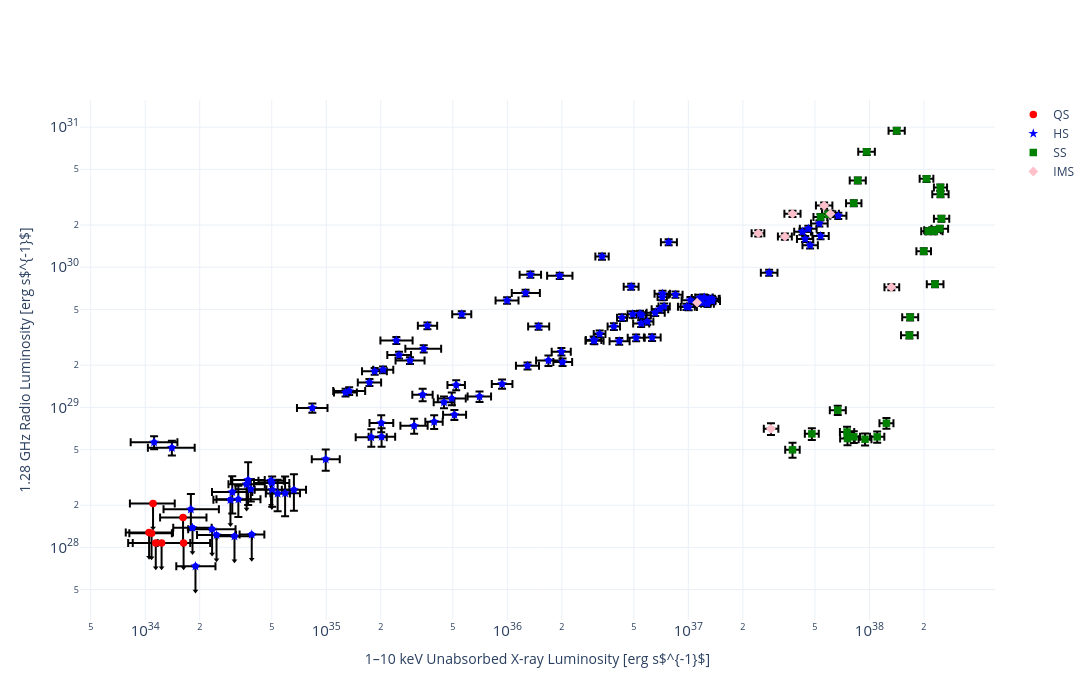

The cell this chart's notebook holds for it:
### Code cell
plot_Lr_Lx_plotly(interpolated_data, colourby="state")

### Figure 1 — Plotly figure (JSON) as saved in the notebook; plotly's stock layout.template omitted (floating-point values rounded to 4 significant figures; data arrays with more than 128 entries replaced by an {"elided": "..."} marker saying what was removed)
{"data": [{"error_x": {"array": {"elided": "138 float values"}, "arrayminus": {"elided": "138 float values"}, "color": "black", "symmetric": false, "type": "data", "visible": true}, "error_y": {"array": {"elided": "138 float values"}, "color": "black", "type": "data", "visible": true}, "hoverinfo": "skip", "marker": {"color": "blue", "size": 0}, "mode": "markers", "showlegend": false, "type": "scatter", "x": {"elided": "138 float values"}, "y": {"elided": "138 float values"}}, {"error_y": {"arrayminus": [4.248e+27], "color": "black", "type": "data", "visible": true, "width": 0}, "hoverinfo": "skip", "marker": {"color": "blue", "size": 0}, "mode": "markers", "showlegend": false, "type": "scatter", "x": [1.05e+34], "y": [1.274e+28]}, {"hoverinfo": "skip", "marker": {"color": "black", "size": 5, "symbol": "triangle-down"}, "mode": "markers", "showlegend": false, "type": "scatter", "x": [1.05e+34], "y": [8.496e+27]}, {"error_y": {"arrayminus": [4.208e+27], "color": "black", "type": "data", "visible": true, "width": 0}, "hoverinfo": "skip", "marker": {"color": "blue", "size": 0}, "mode": "markers", "showlegend": false, "type": "scatter", "x": [1.084e+34], "y": [1.262e+28]}, {"hoverinfo": "skip", "marker": {"color": "black", "size": 5, "symbol": "triangle-down"}, "mode": "markers", "showlegend": false, "type": "scatter", "x": [1.084e+34], "y": [8.416e+27]}, {"error_y": {"arrayminus": [6.863e+27], "color": "black", "type": "data", "visible": true, "width": 0}, "hoverinfo": "skip", "marker": {"color": "blue", "size": 0}, "mode": "markers", "showlegend": false, "type": "scatter", "x": [1.104e+34], "y": [2.059e+28]}, {"hoverinfo": "skip", "marker": {"color": "black", "size": 5, "symbol": "triangle-down"}, "mode": "markers", "showlegend": false, "type": "scatter", "x": [1.104e+34], "y": [1.373e+28]}, {"error_y": {"arrayminus": [3.574e+27], "color": "black", "type": "data", "visible": true, "width": 0}, "hoverinfo": "skip", "marker": {"color": "blue", "size": 0}, "mode": "markers", "showlegend": false, "type": "scatter", "x": [1.231e+34], "y": [1.072e+28]}, {"hoverinfo": "skip", "marker": {"color": "black", "size": 5, "symbol": "triangle-down"}, "mode": "markers", "showlegend": false, "type": "scatter", "x": [1.231e+34], "y": [7.149e+27]}, {"error_y": {"arrayminus": [3.574e+27], "color": "black", "type": "data", "visible": true, "width": 0}, "hoverinfo": "skip", "marker": {"color": "blue", "size": 0}, "mode": "markers", "showlegend": false, "type": "scatter", "x": [1.629e+34], "y": [1.072e+28]}, {"hoverinfo": "skip", "marker": {"color": "black", "size": 5, "symbol": "triangle-down"}, "mode": "markers", "showlegend": false, "type": "scatter", "x": [1.629e+34], "y": [7.149e+27]}, {"error_y": {"arrayminus": [5.448e+27], "color": "black", "type": "data", "visible": true, "width": 0}, "hoverinfo": "skip", "marker": {"color": "blue", "size": 0}, "mode": "markers", "showlegend": false, "type": "scatter", "x": [1.618e+34], "y": [1.634e+28]}, {"hoverinfo": "skip", "marker": {"color": "black", "size": 5, "symbol": "triangle-down"}, "mode": "markers", "showlegend": false, "type": "scatter", "x": [1.618e+34], "y": [1.09e+28]}, {"error_y": {"arrayminus": [3.574e+27], "color": "black", "type": "data", "visible": true, "width": 0}, "hoverinfo": "skip", "marker": {"color": "blue", "size": 0}, "mode": "markers", "showlegend": false, "type": "scatter", "x": [1.143e+34], "y": [1.072e+28]}, {"hoverinfo": "skip", "marker": {"color": "black", "size": 5, "symbol": "triangle-down"}, "mode": "markers", "showlegend": false, "type": "scatter", "x": [1.143e+34], "y": [7.149e+27]}, {"error_y": {"arrayminus": [4.601e+27], "color": "black", "type": "data", "visible": true, "width": 0}, "hoverinfo": "skip", "marker": {"color": "blue", "size": 0}, "mode": "markers", "showlegend": false, "type": "scatter", "x": [1.824e+34], "y": [1.38e+28]}, {"hoverinfo": "skip", "marker": {"color": "black", "size": 5, "symbol": "triangle-down"}, "mode": "markers", "showlegend": false, "type": "scatter", "x": [1.824e+34], "y": [9.201e+27]}, {"error_y": {"arrayminus": [9.411e+27], "color": "black", "type": "data", "visible": true, "width": 0}, "hoverinfo": "skip", "marker": {"color": "blue", "size": 0}, "mode": "markers", "showlegend": false, "type": "scatter", "x": [3.631e+34], "y": [2.823e+28]}, {"hoverinfo": "skip", "marker": {"color": "black", "size": 5, "symbol": "triangle-down"}, "mode": "markers", "showlegend": false, "type": "scatter", "x": [3.631e+34], "y": [1.882e+28]}, {"error_y": {"arrayminus": [9.62e+27], "color": "black", "type": "data", "visible": true, "width": 0}, "hoverinfo": "skip", "marker": {"color": "blue", "size": 0}, "mode": "markers", "showlegend": false, "type": "scatter", "x": [5.004e+34], "y": [2.886e+28]}, {"hoverinfo": "skip", "marker": {"color": "black", "size": 5, "symbol": "triangle-down"}, "mode": "markers", "showlegend": false, "type": "scatter", "x": [5.004e+34], "y": [1.924e+28]}, {"error_y": {"arrayminus": [4.08e+27], "color": "black", "type": "data", "visible": true, "width": 0}, "hoverinfo": "skip", "marker": {"color": "blue", "size": 0}, "mode": "markers", "showlegend": false, "type": "scatter", "x": [2.476e+34], "y": [1.224e+28]}, {"hoverinfo": "skip", "marker": {"color": "black", "size": 5, "symbol": "triangle-down"}, "mode": "markers", "showlegend": false, "type": "scatter", "x": [2.476e+34], "y": [8.161e+27]}, {"error_y": {"arrayminus": [4.113e+27], "color": "black", "type": "data", "visible": true, "width": 0}, "hoverinfo": "skip", "marker": {"color": "blue", "size": 0}, "mode": "markers", "showlegend": false, "type": "scatter", "x": [3.875e+34], "y": [1.234e+28]}, {"hoverinfo": "skip", "marker": {"color": "black", "size": 5, "symbol": "triangle-down"}, "mode": "markers", "showlegend": false, "type": "scatter", "x": [3.875e+34], "y": [8.226e+27]}, {"error_y": {"arrayminus": [9.982e+27], "color": "black", "type": "data", "visible": true, "width": 0}, "hoverinfo": "skip", "marker": {"color": "blue", "size": 0}, "mode": "markers", "showlegend": false, "type": "scatter", "x": [4.955e+34], "y": [2.995e+28]}, {"hoverinfo": "skip", "marker": {"color": "black", "size": 5, "symbol": "triangle-down"}, "mode": "markers", "showlegend": false, "type": "scatter", "x": [4.955e+34], "y": [1.996e+28]}, {"error_y": {"arrayminus": [7.281e+27], "color": "black", "type": "data", "visible": true, "width": 0}, "hoverinfo": "skip", "marker": {"color": "blue", "size": 0}, "mode": "markers", "showlegend": false, "type": "scatter", "x": [2.956e+34], "y": [2.184e+28]}, {"hoverinfo": "skip", "marker": {"color": "black", "size": 5, "symbol": "triangle-down"}, "mode": "markers", "showlegend": false, "type": "scatter", "x": [2.956e+34], "y": [1.456e+28]}, {"error_y": {"arrayminus": [4.007e+27], "color": "black", "type": "data", "visible": true, "width": 0}, "hoverinfo": "skip", "marker": {"color": "blue", "size": 0}, "mode": "markers", "showlegend": false, "type": "scatter", "x": [3.112e+34], "y": [1.202e+28]}, {"hoverinfo": "skip", "marker": {"color": "black", "size": 5, "symbol": "triangle-down"}, "mode": "markers", "showlegend": false, "type": "scatter", "x": [3.112e+34], "y": [8.014e+27]}, {"error_y": {"arrayminus": [4.488e+27], "color": "black", "type": "data", "visible": true, "width": 0}, "hoverinfo": "skip", "marker": {"color": "blue", "size": 0}, "mode": "markers", "showlegend": false, "type": "scatter", "x": [2.341e+34], "y": [1.346e+28]}, {"hoverinfo": "skip", "marker": {"color": "black", "size": 5, "symbol": "triangle-down"}, "mode": "markers", "showlegend": false, "type": "scatter", "x": [2.341e+34], "y": [8.976e+27]}, {"error_y": {"arrayminus": [2.445e+27], "color": "black", "type": "data", "visible": true, "width": 0}, "hoverinfo": "skip", "marker": {"color": "blue", "size": 0}, "mode": "markers", "showlegend": false, "type": "scatter", "x": [1.895e+34], "y": [7.334e+27]}, {"hoverinfo": "skip", "marker": {"color": "black", "size": 5, "symbol": "triangle-down"}, "mode": "markers", "showlegend": false, "type": "scatter", "x": [1.895e+34], "y": [4.89e+27]}, {"marker": {"color": "red", "size": 7.5, "symbol": "circle"}, "mode": "markers", "name": "QS", "type": "scatter", "x": [1.05e+34, 1.084e+34, 1.104e+34, 1.231e+34, 1.629e+34, 1.618e+34, 1.143e+34], "y": [1.274e+28, 1.262e+28, 2.059e+28, 1.072e+28, 1.072e+28, 1.634e+28, 1.072e+28]}, {"marker": {"color": "blue", "size": 7.5, "symbol": "star"}, "mode": "markers", "name": "HS", "type": "scatter", "x": [8.489e+36, 7.199e+36, 7.168e+36, 7.339e+36, 5.405e+36, 4.926e+36, 4.302e+36, 3.878e+36, 3.236e+36, 2.999e+36, 1.99e+36, 5.219e+35, 3.406e+35, 2.012e+35, 1.773e+35, 2.021e+35, 3.058e+35, 3.944e+35, 4.468e+35, 4.933e+35, 7.023e+35, 9.352e+35, 1.687e+36, 3.026e+36, 5.486e+36, 5.525e+36, 6.96e+36, 1.027e+37, 1.223e+37, 1.155e+37, 1.349e+37, 1.357e+37, 7.784e+36, 3.334e+36, 1.947e+36, 1.261e+36, 1.341e+36, 9.969e+35, 5.604e+35, 3.619e+35, 2.438e+35, 3.453e+35, 2.522e+35, 2.901e+35, 2.059e+35, 1.851e+35, 1.732e+35, 1.338e+35, 1.278e+35, 8.377e+34, 1.12e+34, 1.403e+34, 5.931e+36, 1.305e+37, 2.793e+37, 4.702e+37, 4.417e+37, 5.373e+37, 4.263e+37, 5.29e+37, 4.598e+37, 6.731e+37, 4.832e+36, 1.488e+36, 1.293e+36, 9.931e+34, 5.102e+35, 2.019e+36, 4.15e+36, 6.558e+36, 1.004e+37, 1.192e+37, 1.303e+37, 1.275e+37, 9.761e+36, 6.306e+36, 5.148e+36, 1.824e+34, 3.631e+34, 5.004e+34, 2.476e+34, 5.924e+34, 5.026e+34, 3.83e+34, 3.026e+34, 1.787e+34, 3.701e+34, 3.875e+34, 4.955e+34, 2.956e+34, 3.112e+34, 2.341e+34, 1.895e+34, 3.268e+34, 5.387e+34, 6.625e+34], "y": [6.372e+29, 6.464e+29, 6.127e+29, 5.239e+29, 4.641e+29, 4.611e+29, 4.366e+29, 3.768e+29, 3.339e+29, 3.018e+29, 2.497e+29, 1.441e+29, 1.231e+29, 7.713e+28, 6.1e+28, 6.155e+28, 7.38e+28, 7.886e+28, 1.087e+29, 1.155e+29, 1.194e+29, 1.467e+29, 2.16e+29, 2.987e+29, 3.967e+29, 4.534e+29, 5.009e+29, 5.821e+29, 6.081e+29, 6.035e+29, 5.944e+29, 5.744e+29, 1.51e+30, 1.193e+30, 8.701e+29, 6.556e+29, 8.854e+29, 5.79e+29, 4.611e+29, 3.814e+29, 3.002e+29, 2.619e+29, 2.359e+29, 2.16e+29, 1.854e+29, 1.808e+29, 1.504e+29, 1.307e+29, 1.273e+29, 9.896e+28, 5.622e+28, 5.147e+28, 4.09e+29, 5.928e+29, 9.145e+29, 1.432e+30, 1.593e+30, 1.67e+30, 1.792e+30, 2.053e+30, 1.884e+30, 2.328e+30, 7.261e+29, 3.768e+29, 1.976e+29, 4.262e+28, 8.828e+28, 2.102e+29, 2.964e+29, 4.739e+29, 5.196e+29, 5.568e+29, 5.826e+29, 5.485e+29, 5.219e+29, 3.151e+29, 3.131e+29, 1.38e+28, 2.823e+28, 2.886e+28, 1.224e+28, 2.436e+28, 2.575e+28, 2.604e+28, 2.482e+28, 1.867e+28, 3.028e+28, 1.234e+28, 2.995e+28, 2.184e+28, 1.202e+28, 1.346e+28, 7.334e+27, 2.203e+28, 2.422e+28, 2.577e+28]}, {"marker": {"color": "green", "size": 7.5, "symbol": "square"}, "mode": "markers", "name": "SS", "type": "scatter", "x": [1.415e+38, 9.659e+37, 8.624e+37, 8.193e+37, 5.928e+37, 5.369e+37, 2.113e+38, 2.068e+38, 2.466e+38, 2.277e+38, 2.469e+38, 2.499e+38, 2.447e+38, 2.228e+38, 1.995e+38, 2.303e+38, 1.678e+38, 1.663e+38, 1.242e+38, 1.104e+38, 9.461e+37, 8.198e+37, 7.526e+37, 7.566e+37, 6.686e+37, 4.81e+37, 3.76e+37], "y": [9.436e+30, 6.663e+30, 4.167e+30, 2.865e+30, 2.39e+30, 2.282e+30, 1.808e+30, 4.274e+30, 3.707e+30, 1.808e+30, 3.324e+30, 2.221e+30, 1.884e+30, 1.838e+30, 1.301e+30, 7.567e+29, 4.396e+29, 3.263e+29, 7.701e+28, 6.15e+28, 5.916e+28, 6.156e+28, 6.668e+28, 5.986e+28, 9.533e+28, 6.461e+28, 4.969e+28]}, {"marker": {"color": "pink", "size": 7.5, "symbol": "diamond"}, "mode": "markers", "name": "IMS", "type": "scatter", "x": [6.091e+37, 5.623e+37, 3.76e+37, 3.413e+37, 2.433e+37, 1.322e+38, 2.858e+37, 1.117e+37], "y": [2.405e+30, 2.757e+30, 2.405e+30, 1.654e+30, 1.746e+30, 7.2e+29, 7.023e+28, 5.591e+29]}], "layout": {"height": 700, "width": 1200, "xaxis": {"title": {"text": "1–10 keV Unabsorbed X-ray Luminosity [erg s$^{-1}$]"}, "type": "log"}, "yaxis": {"title": {"text": "1.28 GHz Radio Luminosity [erg s$^{-1}$]"}, "type": "log"}}}
